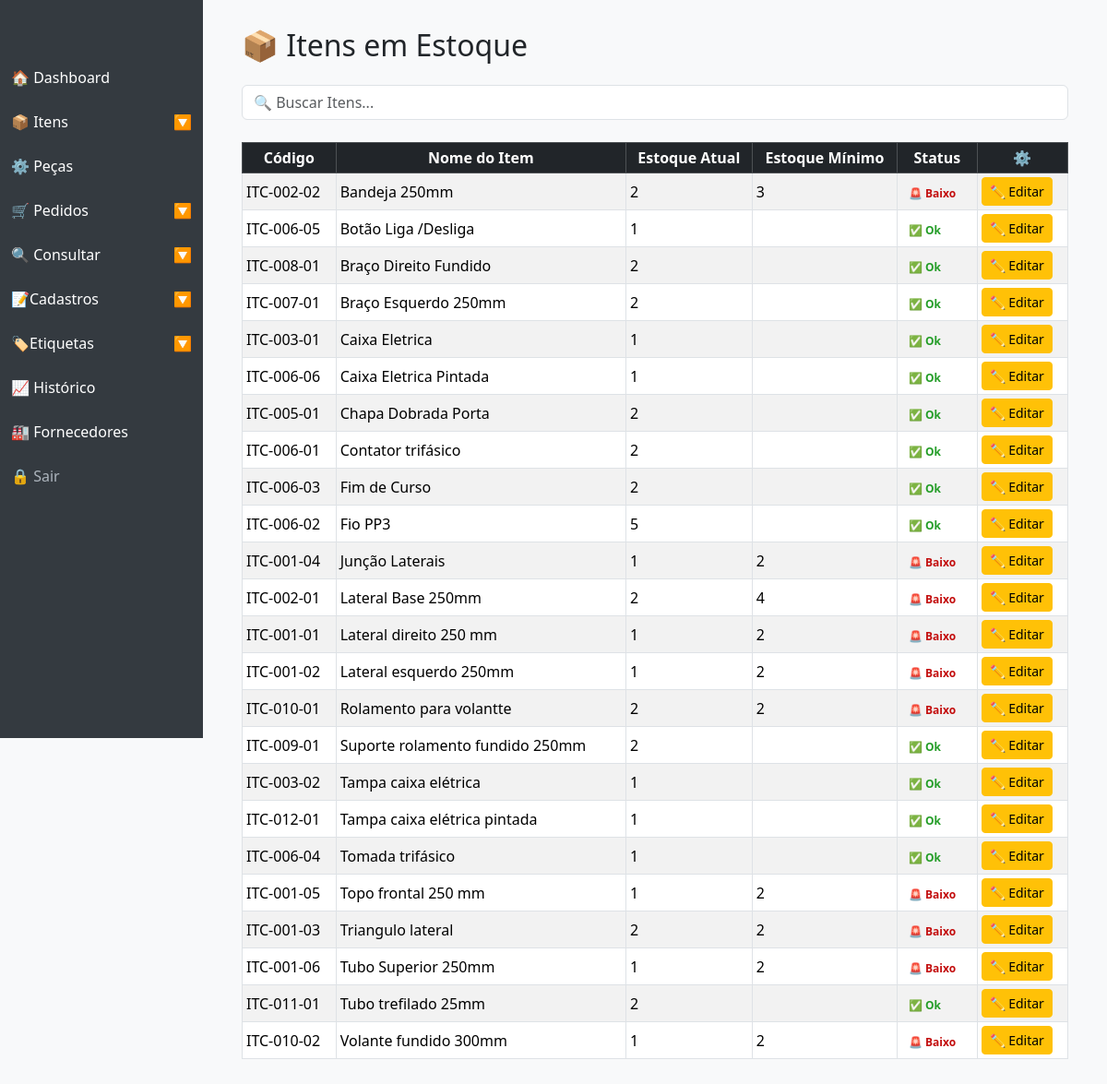
/itens.php, run on the app's committed database.
### tables this page shows
CREATE TABLE `itens` (
  `id` int(11) NOT NULL,
  `nome` varchar(220) NOT NULL,
  `descricao` text NOT NULL,
  `id_material` int(11) NOT NULL,
  `id_peca` int(11) NOT NULL,
  `qtd_itens` int(11) NOT NULL,
  `codigo` varchar(220) DEFAULT NULL,
  `localizacao` varchar(100) DEFAULT NULL,
  `estoque_atual` int(11) DEFAULT NULL,
  `estoque_minimo` int(11) DEFAULT NULL,
  `unidade` varchar(50) NOT NULL DEFAULT 'un',
  `usuario` varchar(220) NOT NULL,
  `created` datetime NOT NULL DEFAULT current_timestamp(),
  `modifield` datetime DEFAULT NULL
);

### itens.php (the view, shortened to what this page needs)
<?php
require 'conexao.php';
$stmt = $pdo->query("SELECT id, codigo, nome, qtd_itens, estoque_minimo FROM itens ORDER BY nome ASC");
$itens = $stmt->fetchAll(PDO::FETCH_ASSOC);
include 'include/head.php';
?>
</head>
<body>
<?php include 'include/sidebar.php'; ?>
<div class="content">
    <div class="container-fluid">
        <h2 class="mb-4">📦 Itens em Estoque</h2>
            <div class="mb-4">
                <input type="text" id="busca" class="form-control" placeholder="🔍 Buscar Itens...">
            </div>
    <div id="tabela-itens">
        <div class="table-responsive">
            <table class="table table-bordered table-hover table-striped table-sm align-middle">
                <thead class="table-dark text-center">
                    <tr>
                        <th>Código</th>
                        <th>Nome do Item</th>
                        <th>Estoque Atual</th>
                        <th>Estoque Mínimo</th>
                        <th>Status</th>
                        <th>⚙️</th>
                    </tr>
                </thead>
                <tbody>
                    <?php foreach($itens as $item): ?>
                        <tr>
                            <td><?= htmlspecialchars($item['codigo']) ?></td>
                            <td><?= htmlspecialchars($item['nome']) ?></td>
                            <td><?= htmlspecialchars($item['qtd_itens']) ?></td>
                            <td><?= htmlspecialchars($item['estoque_minimo']) ?></td>
                            <td>
                                <?php if($item['qtd_itens'] <= $item['estoque_minimo']): ?>
                                    <span class="badge badge-baixo">🚨 Baixo</span>
                                <?php else: ?>
                                    <span class="badge badge-ok">✅ Ok</span>
                                <?php endif; ?>
                            </td>
                            <td>
                                <a href="editar_item.php?id=<?= $item['id'] ?>" class="btn btn-sm btn-warning">✏️ Editar</a>
                            </td>
                        </tr>
                    <?php endforeach; ?>
                </tbody>
            </table>
        </div>
    </div>
</div>
</div>
</body>
</html>

### include/head.php (shortened to what this page needs)
<!DOCTYPE html>
<html lang="pt-BR">
<head>
    <link href="https://cdn.jsdelivr.net/npm/bootstrap@5.3.0/dist/css/bootstrap.min.css" rel="stylesheet">
    <link href="https://cdn.jsdelivr.net/npm/bootstrap@5.3.2/dist/css/bootstrap.min.css" rel="stylesheet">
    <link rel="stylesheet" type="text/css" href="css/styles.css">

### include/sidebar.php (shortened to what this page needs)
<ul class="nav nav-pills flex-column mb-auto sidebar">
    <li class="nav-item">
        <a href="dashboard.php" class="nav-link text-white">
            🏠 Dashboard
        </a>
    </li>
    <li>
        <a class="nav-link text-white d-flex justify-content-between align-items-center" data-bs-toggle="collapse" href="#submenuItens" role="button" aria-expanded="false" aria-controls="submenuItens" id="linkConsultaPedidos">
            <span>📦 Itens</span>
            <span id="iconPedidos" class="rotate-icon">🔽</span>
        </a>
    </li>
    <li>
        <a href="pecas.php" class="nav-link text-white">
            ⚙️ Peças
        </a>
    </li>
    <li>
        <a class="nav-link text-white d-flex justify-content-between align-items-center" data-bs-toggle="collapse" href="#submenuPedidos" role="button" aria-expanded="false" aria-controls="submenuPedidos" id="linkPedidos">
            <span>🛒 Pedidos</span>
            <span id="iconPedidos" class="rotate-icon">🔽</span>
        </a>
    </li>
    <li>
        <a class="nav-link text-white d-flex justify-content-between align-items-center" data-bs-toggle="collapse" href="#submenuConsulta" role="button" aria-expanded="false" aria-controls="submenuConsulta" id="linkConsultaPedidos">
            <span>🔍 Consultar</span>
            <span id="iconPedidos" class="rotate-icon">🔽</span>
        </a>
    </li>
     <li>
        <a class="nav-link text-white d-flex justify-content-between align-items-center" data-bs-toggle="collapse" href="#submenuCadastros" role="button" aria-expanded="false" aria-controls="submenuCadastros" id="linkConsultaPedidos">
            <span>📝Cadastros</span>
            <span id="iconPedidos" class="rotate-icon">🔽</span>
        </a>
    </li>
    <li>
        <a class="nav-link text-white d-flex justify-content-between align-items-center" data-bs-toggle="collapse" href="#submenuEtiqueta" role="button" aria-expanded="false" aria-controls="submenuEtiqueta" id="linkConsultaPedidos">
            <span>🏷️Etiquetas</span>
            <span id="iconPedidos" class="rotate-icon">🔽</span>
        </a>
    </li>
    <li>
        <a href="historico_producao.php" class="nav-link text-white">📈 Histórico</a>
    </li>
    <li>
        <a href="fornecedores.php" class="nav-link text-white">
            🏭 Fornecedores
        </a>
    </li>
    <li>
        <a href="logout.php">🔒 Sair</a>
    </li>
</ul>

### css/styles.css (style rules this page uses)
body { background-color: #f8f9fa; }
.sidebar { min-height: 100vh; background: #343a40; color: #fff; position: fixed; width: 220px; top: 0; left: 0; padding-top: 60px; }
.sidebar a { color: #adb5bd; text-decoration: none; display: block; padding: 12px; }
.content { margin-left: 220px; padding: 30px; }
.badge-baixo { color: #c30e0e; }
.badge-ok { color: #249d28; }
table th, table td { white-space: nowrap; padding: 8px 12px; vertical-align: middle; }
table th { font-weight: bold; }

### include/sidebar.php (style rules this page uses)
.rotate-icon { transition: transform 0.3s ease; display: inline-block; }

### data on the page
itens: codigo "ITC-002-02", nome "Bandeja 250mm", qtd_itens "2", estoque_minimo "3", shows "🚨 Baixo"
itens: codigo "ITC-006-05", nome "Botão Liga /Desliga", qtd_itens "1", shows "✅ Ok"
itens: codigo "ITC-008-01", nome "Braço Direito Fundido", qtd_itens "2", shows "✅ Ok"
itens: codigo "ITC-007-01", nome "Braço Esquerdo 250mm", qtd_itens "2", shows "✅ Ok"
itens: codigo "ITC-003-01", nome "Caixa Eletrica", qtd_itens "1", shows "✅ Ok"
itens: codigo "ITC-006-06", nome "Caixa Eletrica Pintada", qtd_itens "1", shows "✅ Ok"
itens: codigo "ITC-005-01", nome "Chapa Dobrada Porta", qtd_itens "2", shows "✅ Ok"
itens: codigo "ITC-006-01", nome "Contator trifásico", qtd_itens "2", shows "✅ Ok"
itens: codigo "ITC-006-03", nome "Fim de Curso", qtd_itens "2", shows "✅ Ok"
itens: codigo "ITC-006-02", nome "Fio PP3", qtd_itens "5", shows "✅ Ok"
itens: codigo "ITC-001-04", nome "Junção Laterais", qtd_itens "1", estoque_minimo "2", shows "🚨 Baixo"
itens: codigo "ITC-002-01", nome "Lateral Base 250mm", qtd_itens "2", estoque_minimo "4", shows "🚨 Baixo"
itens: codigo "ITC-001-01", nome "Lateral direito 250 mm", qtd_itens "1", estoque_minimo "2", shows "🚨 Baixo"
itens: codigo "ITC-001-02", nome "Lateral esquerdo 250mm", qtd_itens "1", estoque_minimo "2", shows "🚨 Baixo"
itens: codigo "ITC-010-01", nome "Rolamento para volantte", qtd_itens "2", estoque_minimo "2", shows "🚨 Baixo"
itens: codigo "ITC-009-01", nome "Suporte rolamento fundido 250mm", qtd_itens "2", shows "✅ Ok"
itens: codigo "ITC-003-02", nome "Tampa caixa elétrica", qtd_itens "1", shows "✅ Ok"
itens: codigo "ITC-012-01", nome "Tampa caixa elétrica pintada", qtd_itens "1", shows "✅ Ok"
itens: codigo "ITC-006-04", nome "Tomada trifásico", qtd_itens "1", shows "✅ Ok"
itens: codigo "ITC-001-05", nome "Topo frontal 250 mm", qtd_itens "1", estoque_minimo "2", shows "🚨 Baixo"
itens: codigo "ITC-001-03", nome "Triangulo lateral", qtd_itens "2", estoque_minimo "2", shows "🚨 Baixo"
itens: codigo "ITC-001-06", nome "Tubo Superior 250mm", qtd_itens "1", estoque_minimo "2", shows "🚨 Baixo"
itens: codigo "ITC-011-01", nome "Tubo trefilado 25mm", qtd_itens "2", shows "✅ Ok"
itens: codigo "ITC-010-02", nome "Volante fundido 300mm", qtd_itens "1", estoque_minimo "2", shows "🚨 Baixo"
